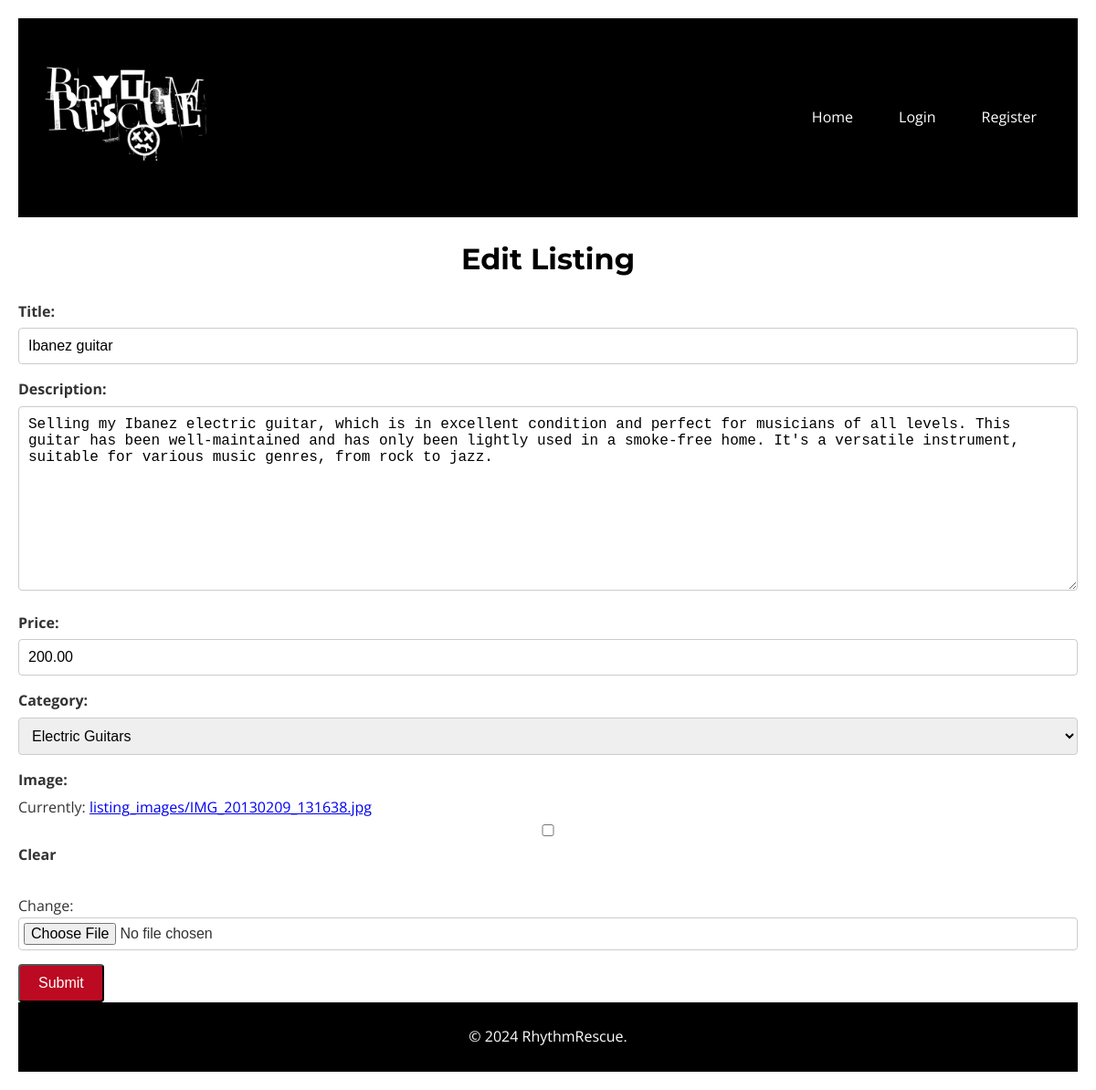
The page /listings/listings/ibanez-guitar/edit/ on the database its author committed.
### listings/models.py (models this page shows, shortened)
class Listing(models.Model):
    title = models.CharField(max_length=255)
    slug = models.SlugField(unique=True, blank=True)
    description = models.TextField()
    price = models.DecimalField(max_digits=10, decimal_places=2)
    category = models.ForeignKey(Category, on_delete=models.CASCADE)
    seller = models.ForeignKey(CustomUser, on_delete=models.CASCADE)
    image = models.ImageField(upload_to='listing_images/', blank=True, null=True)
    created_at = models.DateTimeField(auto_now_add=True)

### listings/views.py (the view)
# urls.py: path('listings/<slug:slug>/edit/', views.listing_edit, name='listing_edit'),
def listing_edit(request, slug):
    listing = get_object_or_404(Listing, slug=slug)
    if request.method == 'POST':
        form = ListingForm(request.POST, request.FILES, instance=listing)
        if form.is_valid():
            form.save()
            return redirect('listing_detail', slug=listing.slug)
    else:
        form = ListingForm(instance=listing)
    return render(request, 'listings/listing_form.html', {'form': form})

### listings/forms.py
class ListingForm(forms.ModelForm):
    class Meta:
        model = Listing
        fields = ['title', 'description', 'price', 'category', 'image']

### listings/models.py (called while the page is built)
    def __str__(self):
        return self.name

### templates/listings/listing_form.html (shortened to what this page needs)
{% extends 'base.html' %}
{% load static %}
{% block extra_css %}
    <link rel="stylesheet" href="{% static 'css/listing_form.css' %}">
{% endblock %}
{% block content %}
<h2 class="page-title">{{ form.instance.pk|yesno:"Edit Listing,Add New Listing" }}</h2>
<form method="post" enctype="multipart/form-data">
    <div class="form-group">
        <label for="{{ form.title.id_for_label }}">Title:</label>
        {{ form.title }}
    </div>
    <div class="form-group">
        <label for="{{ form.description.id_for_label }}">Description:</label>
        {{ form.description }}
    </div>
    <div class="form-group">
        <label for="{{ form.price.id_for_label }}">Price:</label>
        {{ form.price }}
    </div>
    <div class="form-group">
        <label for="{{ form.category.id_for_label }}">Category:</label>
        {{ form.category }}
    </div>
    <div class="form-group">
        <label for="{{ form.image.id_for_label }}">Image:</label>
        {{ form.image }}
    </div>
    <button type="submit" class="btn-submit">Submit</button>
</form>
{% endblock %}

### static/css/base.css (style rules this page uses)
* { margin: 0; padding: 0; box-sizing: border-box; }
body { font-family: 'Open Sans', Arial, sans-serif; background-color: #ffffff; color: #333; line-height: 1.6; padding: 20px; }
h2 { font-family: 'Montserrat', sans-serif; color: #000000; margin-bottom: 15px; }

### static/css/listing_form.css (style rules this page uses)
.page-title { font-size: 2rem; margin-bottom: 20px; color: #000000; text-align: center; }
.form-group { margin-bottom: 15px; }
.form-group label { display: block; font-weight: bold; margin-bottom: 5px; }
.form-group input, .form-group textarea, .form-group select { width: 100%; padding: 10px; border: 1px solid #ccc; border-radius: 4px; font-size: 1rem; }
.form-group input[type="file"] { padding: 5px; }
.btn-submit { display: inline-block; background-color: #bb0a21; color: #fff; padding: 10px 20px; border-radius: 4px; text-decoration: none; font-size: 1rem; text-align: center; cursor: pointer; }

### rows shown on the page
Listing: instance.pk "Edit Listing", title "Ibanez guitar", description "Selling my Ibanez electric guitar, which is in excellent condition and perfect for musicians of all levels. This guitar has been well-maintained and has only been lightly used in a smoke-free home. It's a versatile instrument, suitable for various music genres, from rock to jazz.", price "200.00", category "Electric Guitars"
